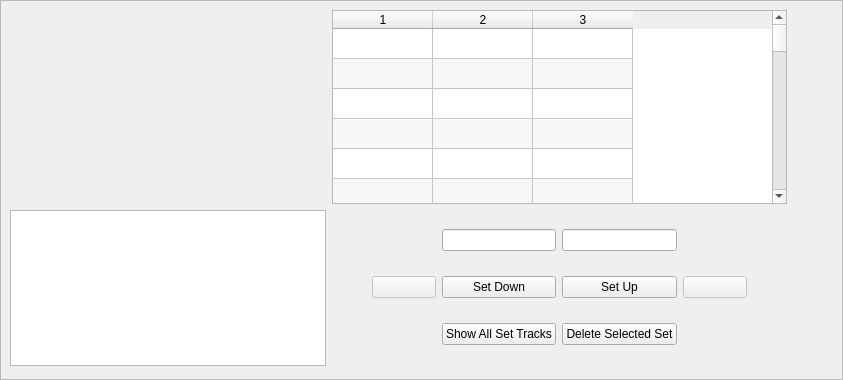
<?xml version="1.0" encoding="UTF-8"?>
<ui version="4.0">
 <class>qsetmaster</class>
 <widget class="QFrame" name="qsetmaster">
  <property name="geometry">
   <rect>
    <x>0</x>
    <y>0</y>
    <width>843</width>
    <height>380</height>
   </rect>
  </property>
  <property name="windowTitle">
   <string>Set Master</string>
  </property>
  <property name="toolTip">
   <string>Set Master allows creation, viewing, deletion, and moving of sets.</string>
  </property>
  <property name="whatsThis">
   <string>The Set Master</string>
  </property>
  <property name="frameShape">
   <enum>QFrame::StyledPanel</enum>
  </property>
  <property name="frameShadow">
   <enum>QFrame::Raised</enum>
  </property>
  <widget class="QWidget" name="">
   <property name="geometry">
    <rect>
     <x>10</x>
     <y>10</y>
     <width>777</width>
     <height>356</height>
    </rect>
   </property>
   <layout class="QGridLayout" name="gridLayout_2">
    <item row="0" column="0">
     <layout class="QGridLayout" name="setGridLayout"/>
    </item>
    <item row="0" column="1">
     <widget class="QTableWidget" name="m_set_table">
      <property name="minimumSize">
       <size>
        <width>400</width>
        <height>0</height>
       </size>
      </property>
      <property name="alternatingRowColors">
       <bool>true</bool>
      </property>
      <property name="rowCount">
       <number>32</number>
      </property>
      <property name="columnCount">
       <number>3</number>
      </property>
      <attribute name="horizontalHeaderVisible">
       <bool>true</bool>
      </attribute>
      <attribute name="verticalHeaderVisible">
       <bool>false</bool>
      </attribute>
      <row/>
      <row/>
      <row/>
      <row/>
      <row/>
      <row/>
      <row/>
      <row/>
      <row/>
      <row/>
      <row/>
      <row/>
      <row/>
      <row/>
      <row/>
      <row/>
      <row/>
      <row/>
      <row/>
      <row/>
      <row/>
      <row/>
      <row/>
      <row/>
      <row/>
      <row/>
      <row/>
      <row/>
      <row/>
      <row/>
      <row/>
      <row/>
      <column/>
      <column/>
      <column/>
     </widget>
    </item>
    <item row="1" column="0">
     <widget class="QPlainTextEdit" name="m_set_contents_text">
      <property name="minimumSize">
       <size>
        <width>300</width>
        <height>156</height>
       </size>
      </property>
      <property name="maximumSize">
       <size>
        <width>16777215</width>
        <height>156</height>
       </size>
      </property>
      <property name="readOnly">
       <bool>true</bool>
      </property>
     </widget>
    </item>
    <item row="1" column="1">
     <layout class="QGridLayout" name="gridLayout">
      <item row="2" column="2">
       <widget class="QPushButton" name="m_button_show">
        <property name="toolTip">
         <string>Show a condensed list of sets and their patterns.</string>
        </property>
        <property name="text">
         <string>Show All Set Tracks</string>
        </property>
       </widget>
      </item>
      <item row="1" column="2">
       <widget class="QPushButton" name="m_button_down">
        <property name="toolTip">
         <string>Move the selected set down in the list.</string>
        </property>
        <property name="text">
         <string>Set Down</string>
        </property>
       </widget>
      </item>
      <item row="1" column="5">
       <spacer name="horizontalSpacer_2">
        <property name="orientation">
         <enum>Qt::Horizontal</enum>
        </property>
        <property name="sizeHint" stdset="0">
         <size>
          <width>40</width>
          <height>20</height>
         </size>
        </property>
       </spacer>
      </item>
      <item row="1" column="3">
       <widget class="QPushButton" name="m_button_up">
        <property name="toolTip">
         <string>Move the selected set up in the list.</string>
        </property>
        <property name="text">
         <string>Set Up</string>
        </property>
       </widget>
      </item>
      <item row="0" column="2">
       <widget class="QLineEdit" name="m_set_number_text"/>
      </item>
      <item row="0" column="3">
       <widget class="QLineEdit" name="m_set_name_text">
        <property name="readOnly">
         <bool>true</bool>
        </property>
       </widget>
      </item>
      <item row="2" column="3">
       <widget class="QPushButton" name="m_button_delete">
        <property name="toolTip">
         <string>Deletes the selected set. No undo! Careful!</string>
        </property>
        <property name="text">
         <string>Delete Selected Set</string>
        </property>
       </widget>
      </item>
      <item row="1" column="0">
       <spacer name="horizontalSpacer">
        <property name="orientation">
         <enum>Qt::Horizontal</enum>
        </property>
        <property name="sizeHint" stdset="0">
         <size>
          <width>40</width>
          <height>20</height>
         </size>
        </property>
       </spacer>
      </item>
      <item row="1" column="1">
       <widget class="QPushButton" name="pushButton">
        <property name="enabled">
         <bool>false</bool>
        </property>
        <property name="minimumSize">
         <size>
          <width>64</width>
          <height>0</height>
         </size>
        </property>
        <property name="text">
         <string/>
        </property>
       </widget>
      </item>
      <item row="1" column="4">
       <widget class="QPushButton" name="pushButton_2">
        <property name="enabled">
         <bool>false</bool>
        </property>
        <property name="minimumSize">
         <size>
          <width>64</width>
          <height>0</height>
         </size>
        </property>
        <property name="text">
         <string/>
        </property>
       </widget>
      </item>
     </layout>
    </item>
   </layout>
  </widget>
 </widget>
 <resources/>
 <connections/>
</ui>
